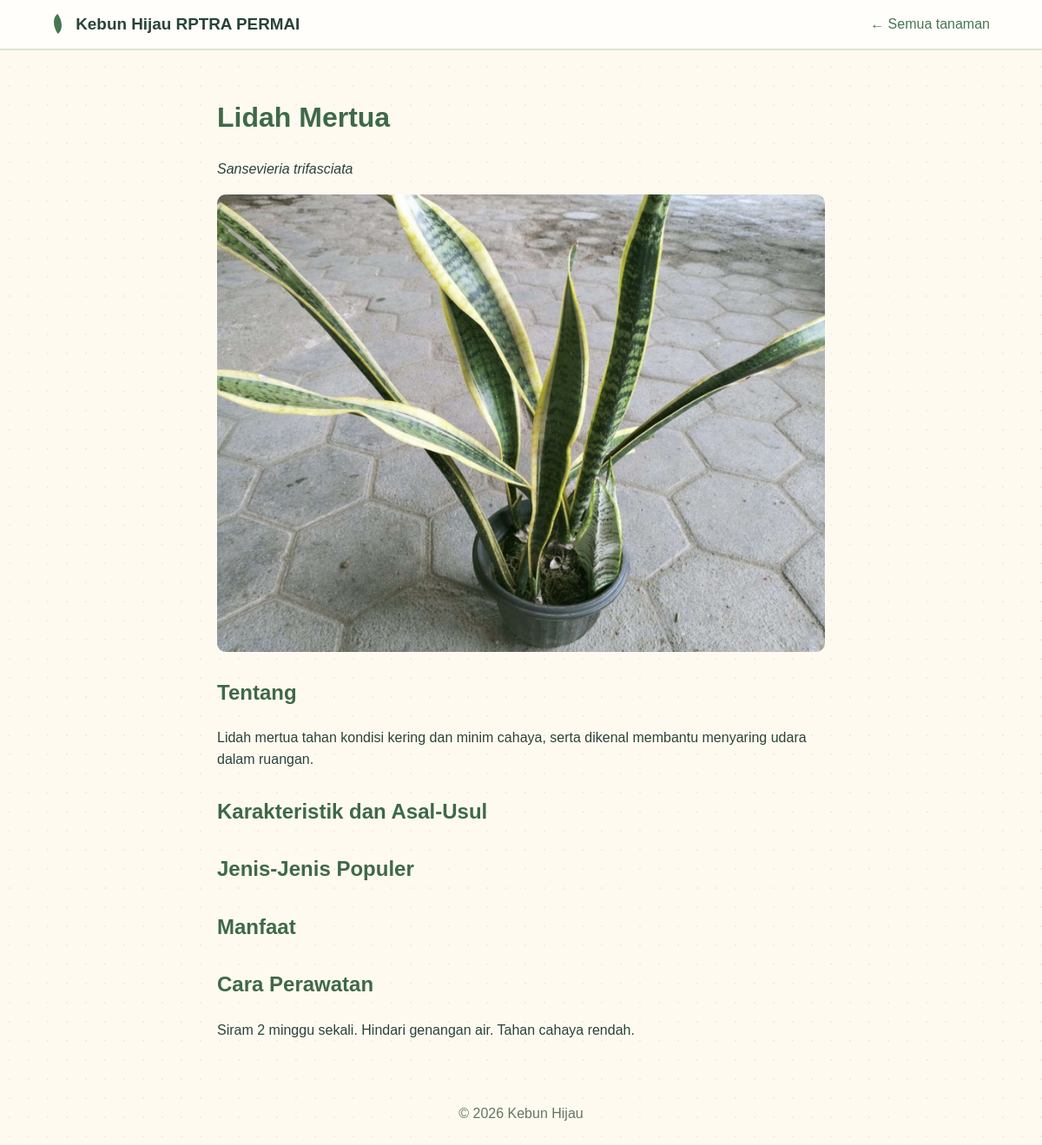
The app's page /kebun-hijau/tanaman.php?id=2 with its own data.
### tables this page shows
CREATE TABLE `tanaman` (
  `id` int NOT NULL,
  `nama` varchar(120) NOT NULL,
  `nama_latin` varchar(160) DEFAULT NULL,
  `ringkasan` varchar(255) DEFAULT NULL,
  `deskripsi` text,
  `perawatan` text,
  `foto` varchar(100) DEFAULT NULL,
  `video` varchar(100) DEFAULT NULL,
  `created_at` timestamp NULL DEFAULT CURRENT_TIMESTAMP,
  `karakteristik` text,
  `jenis` text,
  `manfaat` text
);

### kebun-hijau/tanaman.php (the view, shortened to what this page needs)
<?php require 'config.php';
$s=db()->prepare('SELECT * FROM tanaman WHERE id=?');$s->execute([(int)($_GET['id']??0)]);$t=$s->fetch();
head($t['nama'].' - Kebun Hijau'); $y=yt($t['video_url']); ?>
<header class="top"><a class="logo" href="index.php"> Kebun Hijau RPTRA PERMAI</a><a href="index.php">← Semua tanaman</a></header>
<main class="wrap">
<h1><?=e($t['nama'])?></h1><em><?=e($t['nama_latin'])?></em>
<?php if($t['foto']): ?><img class="big" src="uploads/<?=e($t['foto'])?>" alt="<?=e($t['nama'])?>"><?php endif ?>
<h2>Tentang</h2><p><?=nl2br(e($t['deskripsi']))?></p>
<h2>Karakteristik dan Asal-Usul</h2><p><?=nl2br(e($t['karakteristik']))?></p>
<h2>Jenis-Jenis Populer</h2><p><?=nl2br(e($t['jenis']))?></p>
<h2>Manfaat</h2><p><?=nl2br(e($t['manfaat']))?></p>
<h2>Cara Perawatan</h2><p><?=nl2br(e($t['perawatan']))?></p>
</main><footer>© <?=date('Y')?> Kebun Hijau</footer></body></html>

### kebun-hijau/assets/style.css (style rules this page uses)
:root { --paper:#fffaf0;--ink:#29433b;--leaf:#467653;--mint:#e1f1dc;--lemon:#fff0ad;--peach:#f9dfd2;--sky:#dceff0;--pink:#f5e3e8;--white:#fffefa;--line:#dce5d1;--coral:#e98670 }
* { box-sizing:border-box }
body { margin:0;font-family:"Trebuchet MS",Verdana,sans-serif;background-color:var(--paper);background-image:radial-gradient(#bfd7b544 .8px,transparent .8px);background-size:22px 22px;color:var(--ink);line-height:1.6 }
a { color:var(--leaf);text-decoration:none }
.top { display:flex;justify-content:space-between;align-items:center;padding:13px 5vw;background:var(--white);border-bottom:2px solid var(--line);position:sticky;top:0;z-index:5 }
.logo { font-weight:800;font-size:1.18rem;color:var(--ink) }
.logo:before { content:"";display:inline-block;width:13px;height:19px;margin-right:9px;background:var(--leaf);border-radius:100% 0 100% 0;transform:rotate(-35deg);vertical-align:-3px }
.wrap { max-width:820px;margin:0 auto;padding:30px 5vw }
.big { width:100%;border-radius:10px;margin:16px 0;display:block }
.wrap h1,.wrap h2 { color:#3e6949 }
.wrap h2 { margin-top:28px }
footer { text-align:center;padding:25px;color:#667565 }

### records on screen
tanaman: nama "Lidah Mertua", nama_latin "Sansevieria trifasciata", foto (picture), deskripsi "Lidah mertua tahan kondisi kering dan minim cahaya, serta dikenal membantu menyaring udara dalam ruangan.", perawatan "Siram 2 minggu sekali. Hindari genangan air. Tahan cahaya rendah."
